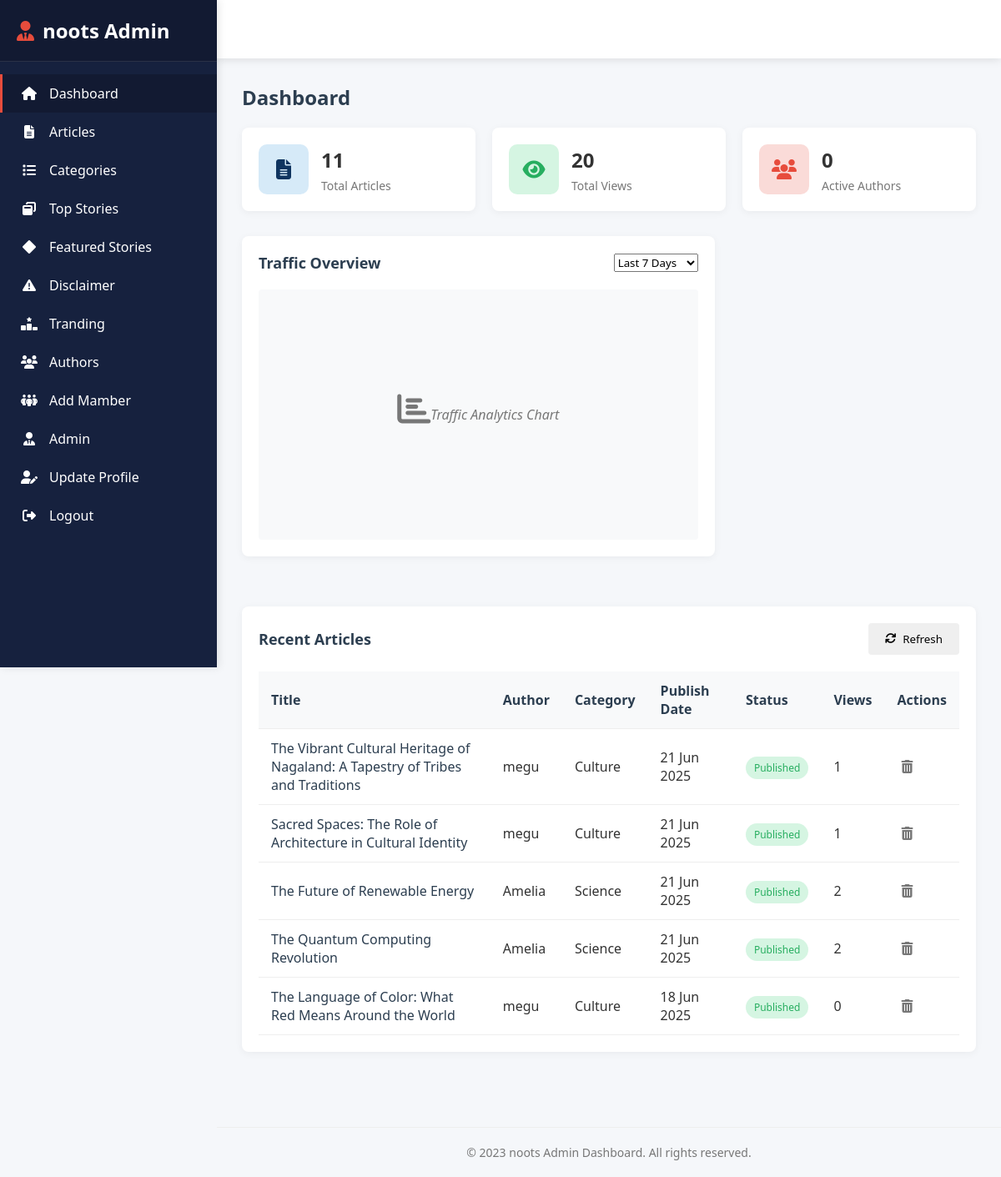
Screenshot of /admin.php?page=2 (signed in) with the database file from the repository.
### tables this page shows
CREATE TABLE `article` (
  `id` int(255) NOT NULL,
  `title` varchar(255) NOT NULL,
  `views` int(255) NOT NULL,
  `sub_title` varchar(255) NOT NULL,
  `category` varchar(255) NOT NULL,
  `description` varchar(300) NOT NULL,
  `image` varchar(900) NOT NULL,
  `content` mediumtext NOT NULL,
  `author_id` int(255) NOT NULL,
  `tags` varchar(300) NOT NULL,
  `lable` varchar(50) NOT NULL,
  `created_at` timestamp NOT NULL DEFAULT current_timestamp() ON UPDATE current_timestamp()
);

CREATE TABLE `author` (
  `id` int(255) NOT NULL,
  `email` varchar(255) NOT NULL,
  `username` varchar(200) NOT NULL,
  `password` varchar(200) NOT NULL,
  `bio` varchar(300) NOT NULL,
  `expertise` varchar(255) NOT NULL,
  `img` varchar(200) NOT NULL,
  `joined` timestamp NOT NULL DEFAULT current_timestamp() ON UPDATE current_timestamp(),
  `testimonial` varchar(200) NOT NULL
);

### admin.php (the view, shortened to what this page needs)
<?php
    require './config/config.php';
    $limit = 5;
    $page = isset($_GET['page']) ? (int)$_GET['page'] : 1;
    $offset = ($page - 1) * $limit;
    $query = "SELECT
                author.id AS id,
                author.email AS email,
                author.username AS username,
                author.expertise AS expertise,
                author.img AS author_img,
                author.joined AS joined,
                article.id AS article_id,
                article.title AS title,
                COUNT(article.title) AS article_count,
                COUNT(article_views.id) AS view_count,
                article.category AS category,
                article.author_id AS author_id,
                article.created_at AS created_at,
                categories.Name AS category_name,
                categories.description AS cat_descp,
                categories.created_at AS cat_create
            FROM article
            JOIN author ON article.author_id = author.id
            LEFT JOIN article_views ON article.id = article_views.article_id
            JOIN categories ON article.category = categories.Name
            GROUP BY article.id
            ORDER BY article.created_at DESC
            LIMIT $limit OFFSET $offset";
    $stmt = $conn->prepare($query);
    $stmt->execute();
    $allDetails = $stmt->fetchALL(PDO::FETCH_OBJ);
        $stmt1 = $conn->prepare("SELECT * FROM article ");
        $stmt1->execute();
        $article_details = $stmt1->fetchAll(PDO::FETCH_OBJ);
        $stmt2 = $conn->prepare("SELECT * FROM article_views ");
        $stmt2->execute();
        $views_details = $stmt2->fetchAll(PDO::FETCH_OBJ);
    $query = "SELECT
                author.id AS id,
                author.email AS email,
                author.username AS username,
                author.expertise AS expertise,
                author.img AS author_img,
                author.joined AS joined,
                COUNT(DISTINCT article.id) AS article_count,
                COUNT(article_views.id) AS view_count
            FROM author
            LEFT JOIN article ON article.author_id = author.id
            LEFT JOIN article_views ON article.id = article_views.article_id
            GROUP BY author.id
            ORDER BY MAX(article.created_at) DESC
            LIMIT $limit OFFSET $offset
            ";
    $stmt3 = $conn->prepare($query);
    $stmt3->execute();
    $author_details =$stmt3->fetchALL(PDO::FETCH_OBJ);
?>
<!DOCTYPE html>
<html lang="en">
<head>
    <link rel="stylesheet" href="https://cdnjs.cloudflare.com/ajax/libs/font-awesome/6.4.0/css/all.min.css">
</head>
<body>
    <div class="admin-container">
        <div class="sidebar" id="sidebar">
            <div class="sidebar-header">
                <h2><i class="fa-solid fa-user-tie"></i> noots Admin</h2>
            </div>
            <div class="sidebar-menu">
                <div class="menu-item active" data-page="dashboard-page">
                    <i class="fas fa-home"></i>
                    <span>Dashboard</span>
                </div>
                <div class="menu-item" data-page="articles-page">
                    <i class="fas fa-file-alt"></i>
                    <span>Articles</span>
                </div>
                <div class="menu-item" data-page="categories-page">
                    <i class="fas fa-list"></i>
                    <span>Categories</span>
                </div>
                <div class="menu-item" data-page="top-stories-page">
                    <i class="fa-solid fa-window-restore"></i>
                    <span>Top Stories</span>
                </div>
                <div class="menu-item" data-page="featured-stories-page">
                    <i class="fa-solid fa-diamond"></i>
                    <span>Featured Stories</span>
                </div>
                <div class="menu-item" data-page="disclimer-page">
                    <i class="fa-solid fa-triangle-exclamation"></i>
                    <span>Disclaimer</span>
                </div>
                <div class="menu-item" data-page="Tranding-page">
                    <i class="fa-solid fa-ranking-star"></i>
                    <span>Tranding</span>
                </div>
                <div class="menu-item" data-page="authors-page">
                    <i class="fas fa-users"></i>
                    <span>Authors</span>
                </div>
                <div class="menu-item" data-page="members-page">
                    <i class="fa-solid fa-people-group"></i>
                    <span>Add Mamber</span>
                </div>
                <div class="menu-item" data-page="admin-page">
                    <i class="fa-solid fa-user-tie"></i>
                    <span>Admin</span>
                </div>
                <div class="menu-item" data-page="update-page">
                    <i class="fa-solid fa-user-pen"></i>
                    <span>Update Profile</span>
                </div>
                <div class="menu-item" data-page="logout-page">
                    <i class="fas fa-sign-out-alt"></i>
                    <span>Logout</span>
                </div>
            </div>
        </div>
        <div class="main-content">
            <div class="header">
            </div>
            <div class="content">
                <div id="dashboard-page" class="page active">
                    <div class="page-title">
                        <h1>Dashboard</h1>
                    </div>
                    <div class="stats-container">
                        <div class="stat-card">
                            <div class="stat-icon blue">
                                <i class="fas fa-file-alt"></i>
                            </div>
                            <div class="stat-info">
                                <h3><?php echo count($article_details); ?></h3>
                                <p>Total Articles</p>
                            </div>
                        </div>
                        <div class="stat-card">
                            <div class="stat-icon green">
                                <i class="fas fa-eye"></i>
                            </div>
                            <div class="stat-info">
                                <h3><?php echo count($views_details); ?></h3>
                                <p>Total Views</p>
                            </div>
                        </div>
                        <div class="stat-card">
                            <div class="stat-icon red">
                                <i class="fas fa-users"></i>
                            </div>
                            <div class="stat-info">
                                <h3><?php echo count($author_details); ?></h3>
                                <p>Active Authors</p>
                            </div>
                        </div>
                    </div>
                    <div class="grid-container">
                        <div class="card">
                            <div class="card-header">
                                <h2>Traffic Overview</h2>
                                <select>
                                    <option>Last 7 Days</option>
                                </select>
                            </div>
                            <div class="chart-container">
                                <div class="chart-placeholder">
                                    <i class="fas fa-chart-bar" style="font-size: 40px; margin-bottom: 15px;"></i>
                                    <p>Traffic Analytics Chart</p>
                                </div>
                            </div>
                        </div>
                    </div>
                    <div class="card">
                        <div class="card-header">
                            <h2>Recent Articles</h2>
                            <button class="btn" onClick="window.location.reload()">
                                <i class="fas fa-sync"></i> Refresh
                            </button>
                        </div>
                        <div class="table-responsive">
                            <table>
                                <thead>
                                    <tr>
                                        <th>Title</th>
                                        <th>Author</th>
                                        <th>Category</th>
                                        <th>Publish Date</th>
                                        <th>Status</th>
                                        <th>Views</th>
                                        <th>Actions</th>
                                    </tr>
                                </thead>
                                <tbody>
                                    <?php foreach($allDetails as $list): ?>
                                            <tr>
                                                <td><a href="./article.php?id=<?php echo $list->article_id; ?>"><?php echo $list->title; ?></a></td>
                                                <td><?php echo $list->username; ?></td>
                                                <td><?php echo $list->category; ?></td>
                                                <td><?php $date = date("d M Y", strtotime($list->created_at));
                                        echo $date; ?></td>
                                                <td><span class="status published">Published</span></td>
                                                <td><?php echo $list->view_count; ?></td>
                                                <td>
                                                    <form method="POST" action="" onsubmit="return confirm('Are you sure you want to delete this article?');">
                                                    <button class="action-btn" type="submit" name="delete"><i class="fas fa-trash-alt"></i></button>
                                                </form>
                                                </td>
                                            </tr>
                                        <?php endforeach; ?>
                                </tbody>
                            </table>
                        </div>
                    </div>
                </div>
                </div>
                <div class="footer">
                    <p>© 2023 noots Admin Dashboard. All rights reserved.</p>
                </div>
            </div>
        </div>
</body>
</html>

### admin.php (style rules this page uses)
:root { --primary: #16213e; --secondary: #0f3460; --accent: #e74c3c; --light: #ecf0f1; --dark: #2c3e50; --success: #27ae60; --warning: #f39c12; --sidebar-width: 260px; --header-height: 70px; --transition: all 0.3s ease; }
* { margin: 0; padding: 0; box-sizing: border-box; font-family: 'Segoe UI', Tahoma, Geneva, Verdana, sans-serif; }
body { background-color: #f5f7fa; color: #333; overflow-x: hidden; }
.admin-container { display: flex; min-height: 100vh; position: relative; }
.sidebar { width: var(--sidebar-width); background: var(--primary); color: white; position: fixed; height: 100vh; overflow-y: auto; transition: var(--transition); z-index: 100; box-shadow: 2px 0 10px rgba(0, 0, 0, 0.1); }
.sidebar-header { padding: 20px; background: rgba(0, 0, 0, 0.2); border-bottom: 1px solid rgba(255, 255, 255, 0.1); display: flex; justify-content: space-between; align-items: center; }
.sidebar-header h2 { display: flex; align-items: center; gap: 10px; }
.sidebar-header h2 i { color: var(--accent); }
.sidebar-menu { padding: 15px 0; }
.menu-item { padding: 12px 20px; display: flex; align-items: center; gap: 12px; cursor: pointer; transition: var(--transition); border-left: 3px solid transparent; }
.menu-item:hover, .menu-item.active { background: rgba(0, 0, 0, 0.2); border-left: 3px solid var(--accent); }
.menu-item i { width: 24px; text-align: center; }
.main-content { flex: 1; margin-left: var(--sidebar-width); transition: var(--transition); }
.header { height: var(--header-height); background: white; box-shadow: 0 2px 10px rgba(0, 0, 0, 0.1); display: flex; justify-content: space-between; align-items: center; padding: 0 30px; position: sticky; top: 0; z-index: 90; }
.content { padding: 30px; }
.page-title { margin-bottom: 20px; display: flex; justify-content: space-between; align-items: center; }
.page-title h1 { font-size: 24px; color: var(--dark); }
.btn { padding: 10px 20px; border: none; border-radius: 4px; cursor: pointer; font-weight: 500; transition: var(--transition); display: inline-flex; align-items: center; gap: 8px; }
.stats-container { display: grid; grid-template-columns: repeat(auto-fit, minmax(240px, 1fr)); gap: 20px; margin-bottom: 30px; }
.stat-card { background: white; border-radius: 8px; padding: 20px; box-shadow: 0 2px 10px rgba(0, 0, 0, 0.05); display: flex; align-items: center; gap: 15px; }
.stat-icon { width: 60px; height: 60px; border-radius: 10px; display: flex; justify-content: center; align-items: center; font-size: 24px; }
.stat-icon.blue { background: rgba(52, 152, 219, 0.2); color: var(--secondary); }
.stat-icon.green { background: rgba(46, 204, 113, 0.2); color: var(--success); }
.stat-icon.red { background: rgba(231, 76, 60, 0.2); color: var(--accent); }
.stat-info h3 { font-size: 24px; margin-bottom: 5px; }
.stat-info p { color: #777; font-size: 14px; }
.grid-container { display: grid; grid-template-columns: 2fr 1fr; gap: 30px; margin-bottom: 30px; }
.card { background: white; border-radius: 8px; box-shadow: 0 2px 10px rgba(0, 0, 0, 0.05); padding: 20px; margin-bottom: 30px; }
.card-header { display: flex; justify-content: space-between; align-items: center; margin-bottom: 20px; }
.card-header h2 { font-size: 18px; color: var(--dark); }
.chart-container { height: 300px; position: relative; }
.table-responsive { overflow-x: auto; }
table { width: 100%; border-collapse: collapse; }
th, td { padding: 12px 15px; text-align: left; border-bottom: 1px solid #eee; }
th { background: #f8f9fa; font-weight: 600; color: var(--dark); }
a { text-decoration: none; color:var(--dark); }
.status { padding: 5px 10px; border-radius: 20px; font-size: 12px; font-weight: 500; }
.status.published { background: rgba(46, 204, 113, 0.2); color: var(--success); }
.action-btn { background: none; border: none; cursor: pointer; font-size: 16px; margin: 0 5px; color: #777; transition: var(--transition); }
.footer { text-align: center; padding: 20px; color: #777; font-size: 14px; border-top: 1px solid #eee; margin-top: 30px; }
.page { display: none; animation: fadeIn 0.3s ease; }
.page.active { display: block; }
.chart-placeholder { height: 100%; display: flex; justify-content: center; align-items: center; background: #f8f9fa; border-radius: 4px; color: #777; font-style: italic; }

### rows the page displays
article: title "The Vibrant Cultural Heritage of Nagaland: A Tapestry of Tribes and Traditions", author.username "megu", category "Culture", created_at "21 Jun 2025", view_count "1"
article: title "Sacred Spaces: The Role of Architecture in Cultural Identity", author.username "megu", category "Culture", created_at "21 Jun 2025", view_count "1"
article: title "The Future of Renewable Energy", author.username "Amelia", category "Science", created_at "21 Jun 2025", view_count "2"
article: title "The Quantum Computing Revolution", author.username "Amelia", category "Science", created_at "21 Jun 2025", view_count "2"
article: title "The Language of Color: What Red Means Around the World", author.username "megu", category "Culture", created_at "18 Jun 2025", view_count "0"

### other values shown
count($article_details) "11"
count($views_details) "20"
count($author_details) "0"
